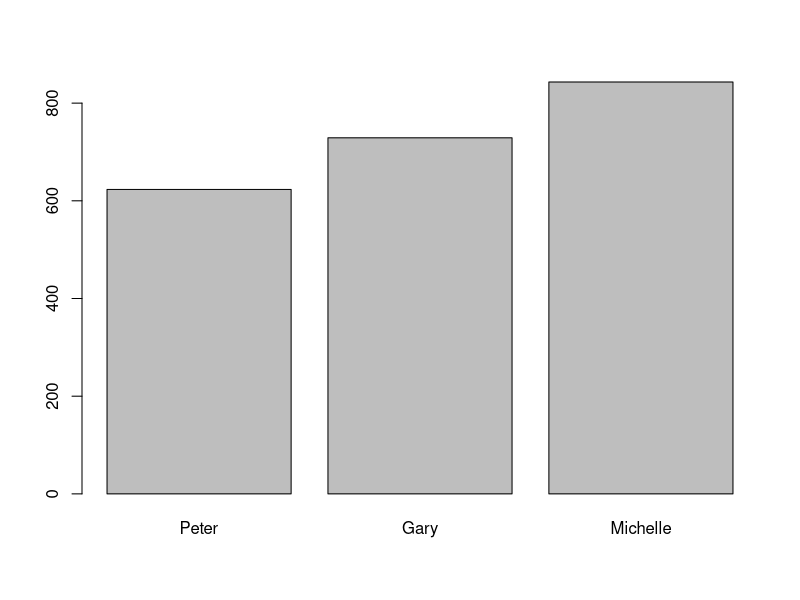
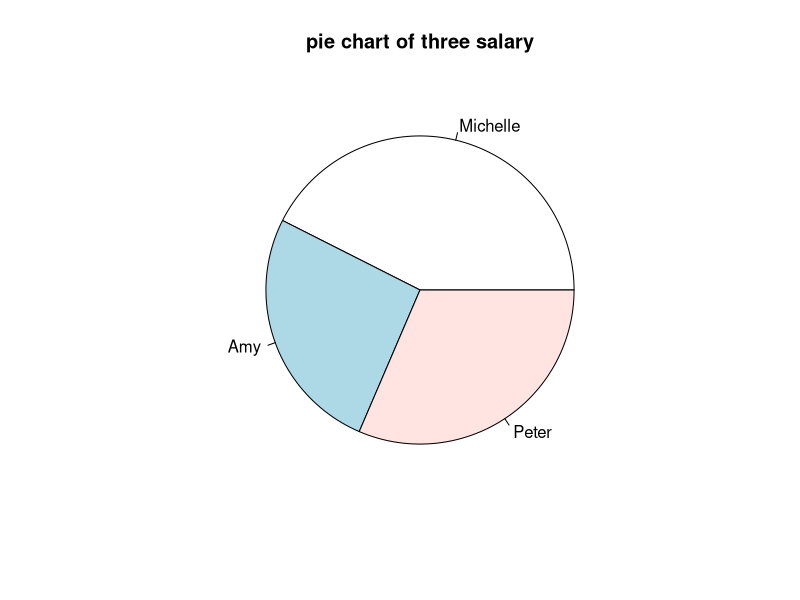

R code for these plots, in order:
#Q1
matrix1 <- matrix(c(7,2,9,4,12,13),nrow=2,ncol=3)
matrix2 <- matrix(c(1,2,3,7,8,9,12,13,14,19,20,21),nrow=3,ncol=4)
matrix1
matrix2
matrix1%*%matrix2
#Q2
Data_Frame<-data.frame(
  id = c(1,2,3,4,5),
  name = c("Peter","Amy","Ryan","Gary","Michelle"),
  salary = c(623.30,515.20,611.00,729.00,843.25)
)
Data_Frame
New_col_DF <- cbind(Data_Frame, department = c("IT","finance","computer science","statistics","Art"))
New_col_DF
New_col_DF[c(1,3,5),c(2,3)]
barplot(New_col_DF[c(1,4,5),3],names.arg=New_col_DF[c(1,4,5),2])
x <- c(max(New_col_DF[,3]),min(New_col_DF[,3]),median(New_col_DF[,3]) )
median(New_col_DF[,3])
y<- c(New_col_DF[which.max(New_col_DF[,3]),2],New_col_DF[which.min(New_col_DF[,3]),2],New_col_DF[1,2])
pie(x, label =y,main ="pie chart of three salary" )


#Q3
# First function: scorekeeper function in Python
# def scorekeeper(ai_win,player_win,result):
#    if (result == True):
#        player_win +=1
#        return ai_win,player_win
#    if (result == False):
#        ai_win +=1
#        return ai_win,player_win
#    else:
#        return ai_win,player_win
ai_win <-2
player_win <-3
result <- TRUE
if (result == TRUE){
  player_win = player_win +1
  print(c("ai is",ai_win,"player is",player_win))
}else if (result == FALSE){
  ai_win = ai_win +1
  print(c("ai is",ai_win,"player is",player_win))
}else{
  print(c("ai is",ai_win,"player is",player_win))
}

# second function    